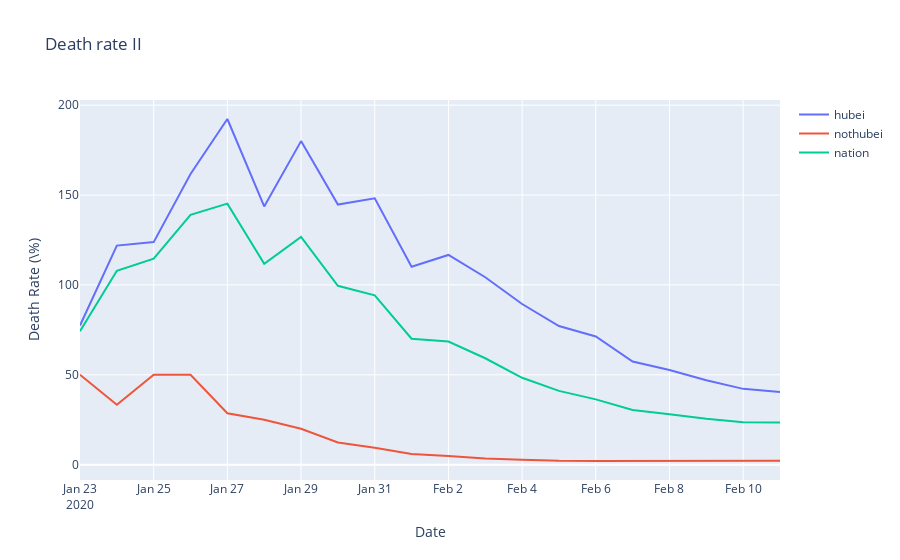

Notebook cell for this chart:
### Code cell
fig = go.Figure()
fig.add_trace(go.Scatter(x=result_n.date, y=result_n.deadCount_hubei / result_n.curedCount_hubei * 100,
                    mode='lines',
                    name='hubei'))
fig.add_trace(go.Scatter(x=result_n.date, y=result_n.deadCount_nothubei / result_n.curedCount_nothubei * 100,
                    mode='lines',
                    name='nothubei'))
fig.add_trace(go.Scatter(x=result_n.date, y=result_n.deadCount_nation / result_n.curedCount_nation * 100,
                    mode='lines',
                    name='nation'))
fig.update_layout(title="Death rate II", xaxis_title="Date", yaxis_title="Death Rate (\%)")
fig.show()

### Figure 1 — Plotly figure (JSON) as saved in the notebook; plotly's stock layout.template omitted (floating-point values rounded to 4 significant figures)
{"data": [{"mode": "lines", "name": "hubei", "type": "scatter", "x": ["2020-01-23T00:00:00", "2020-01-24T00:00:00", "2020-01-25T00:00:00", "2020-01-26T00:00:00", "2020-01-27T00:00:00", "2020-01-28T00:00:00", "2020-01-29T00:00:00", "2020-01-30T00:00:00", "2020-01-31T00:00:00", "2020-02-01T00:00:00", "2020-02-02T00:00:00", "2020-02-03T00:00:00", "2020-02-04T00:00:00", "2020-02-05T00:00:00", "2020-02-06T00:00:00", "2020-02-07T00:00:00", "2020-02-08T00:00:00", "2020-02-09T00:00:00", "2020-02-10T00:00:00", "2020-02-11T00:00:00"], "y": [77.42, 121.9, 123.8, 161.7, 192.3, 143.7, 180, 144.7, 148.2, 110.1, 116.7, 104.3, 89.37, 77.11, 71.28, 57.39, 52.7, 46.98, 42.16, 40.47]}, {"mode": "lines", "name": "nothubei", "type": "scatter", "x": ["2020-01-23T00:00:00", "2020-01-24T00:00:00", "2020-01-25T00:00:00", "2020-01-26T00:00:00", "2020-01-27T00:00:00", "2020-01-28T00:00:00", "2020-01-29T00:00:00", "2020-01-30T00:00:00", "2020-01-31T00:00:00", "2020-02-01T00:00:00", "2020-02-02T00:00:00", "2020-02-03T00:00:00", "2020-02-04T00:00:00", "2020-02-05T00:00:00", "2020-02-06T00:00:00", "2020-02-07T00:00:00", "2020-02-08T00:00:00", "2020-02-09T00:00:00", "2020-02-10T00:00:00", "2020-02-11T00:00:00"], "y": [50, 33.33, 50, 50, 28.57, 25, 20, 12.33, 9.346, 5.988, 4.846, 3.427, 2.697, 2.124, 2.036, 2.078, 2.255, 2.183, 2.112, 2.14]}, {"mode": "lines", "name": "nation", "type": "scatter", "x": ["2020-01-23T00:00:00", "2020-01-24T00:00:00", "2020-01-25T00:00:00", "2020-01-26T00:00:00", "2020-01-27T00:00:00", "2020-01-28T00:00:00", "2020-01-29T00:00:00", "2020-01-30T00:00:00", "2020-01-31T00:00:00", "2020-02-01T00:00:00", "2020-02-02T00:00:00", "2020-02-03T00:00:00", "2020-02-04T00:00:00", "2020-02-05T00:00:00", "2020-02-06T00:00:00", "2020-02-07T00:00:00", "2020-02-08T00:00:00", "2020-02-09T00:00:00", "2020-02-10T00:00:00", "2020-02-11T00:00:00"], "y": [74.29, 107.9, 114.6, 139.0, 145.2, 111.8, 126.7, 99.53, 94.18, 70.05, 68.5, 59.19, 48.33, 41.06, 36.32, 30.47, 28.01, 25.58, 23.63, 23.47]}], "layout": {"title": {"text": "Death rate II"}, "xaxis": {"title": {"text": "Date"}}, "yaxis": {"title": {"text": "Death Rate (\\%)"}}}}
